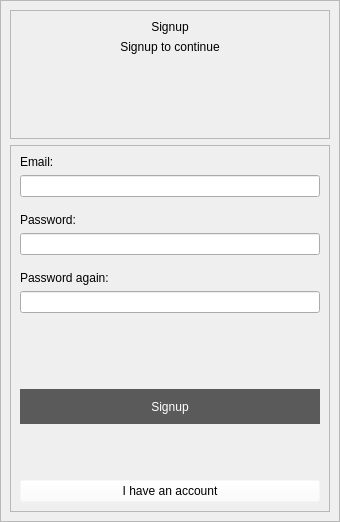
         <widget class="QWidget" name="signup_page">
          <layout class="QVBoxLayout" name="verticalLayout_13">
           <property name="spacing">
            <number>0</number>
           </property>
           <property name="leftMargin">
            <number>0</number>
           </property>
           <property name="topMargin">
            <number>0</number>
           </property>
           <property name="rightMargin">
            <number>0</number>
           </property>
           <property name="bottomMargin">
            <number>0</number>
           </property>
           <item>
            <widget class="QFrame" name="frame_13">
             <property name="frameShape">
              <enum>QFrame::StyledPanel</enum>
             </property>
             <property name="frameShadow">
              <enum>QFrame::Raised</enum>
             </property>
             <layout class="QVBoxLayout" name="verticalLayout_18">
              <item>
               <widget class="QFrame" name="frame_14">
                <property name="frameShape">
                 <enum>QFrame::StyledPanel</enum>
                </property>
                <property name="frameShadow">
                 <enum>QFrame::Raised</enum>
                </property>
                <layout class="QVBoxLayout" name="verticalLayout_16">
                 <item>
                  <widget class="QLabel" name="label_welcome_3">
                   <property name="sizePolicy">
                    <sizepolicy hsizetype="Preferred" vsizetype="Maximum">
                     <horstretch>0</horstretch>
                     <verstretch>0</verstretch>
                    </sizepolicy>
                   </property>
                   <property name="styleSheet">
                    <string notr="true">font: 36pt &quot;MS Shell Dlg 2&quot;;</string>
                   </property>
                   <property name="text">
                    <string>Signup</string>
                   </property>
                   <property name="alignment">
                    <set>Qt::AlignCenter</set>
                   </property>
                  </widget>
                 </item>
                 <item>
                  <widget class="QLabel" name="label_6">
                   <property name="sizePolicy">
                    <sizepolicy hsizetype="Preferred" vsizetype="Maximum">
                     <horstretch>0</horstretch>
                     <verstretch>0</verstretch>
                    </sizepolicy>
                   </property>
                   <property name="styleSheet">
                    <string notr="true">font: 12pt &quot;MS Shell Dlg 2&quot;;</string>
                   </property>
                   <property name="text">
                    <string>Signup to continue</string>
                   </property>
                   <property name="alignment">
                    <set>Qt::AlignCenter</set>
                   </property>
                  </widget>
                 </item>
                 <item>
                  <spacer name="verticalSpacer_5">
                   <property name="orientation">
                    <enum>Qt::Vertical</enum>
                   </property>
                   <property name="sizeType">
                    <enum>QSizePolicy::Maximum</enum>
                   </property>
                   <property name="sizeHint" stdset="0">
                    <size>
                     <width>20</width>
                     <height>75</height>
                    </size>
                   </property>
                  </spacer>
                 </item>
                </layout>
               </widget>
              </item>
              <item alignment="Qt::AlignHCenter">
               <widget class="QFrame" name="frame_15">
                <property name="frameShape">
                 <enum>QFrame::StyledPanel</enum>
                </property>
                <property name="frameShadow">
                 <enum>QFrame::Raised</enum>
                </property>
                <layout class="QVBoxLayout" name="verticalLayout_17">
                 <item>
                  <widget class="QLabel" name="label_7">
                   <property name="styleSheet">
                    <string notr="true">font: 12pt &quot;MS Shell Dlg 2&quot;;</string>
                   </property>
                   <property name="text">
                    <string>Email:</string>
                   </property>
                  </widget>
                 </item>
                 <item>
                  <widget class="QLineEdit" name="lineEdit_email_signup"/>
                 </item>
                 <item>
                  <spacer name="verticalSpacer_10">
                   <property name="orientation">
                    <enum>Qt::Vertical</enum>
                   </property>
                   <property name="sizeType">
                    <enum>QSizePolicy::Preferred</enum>
                   </property>
                   <property name="sizeHint" stdset="0">
                    <size>
                     <width>20</width>
                     <height>10</height>
                    </size>
                   </property>
                  </spacer>
                 </item>
                 <item>
                  <widget class="QLabel" name="label_8">
                   <property name="styleSheet">
                    <string notr="true">font: 12pt &quot;MS Shell Dlg 2&quot;;</string>
                   </property>
                   <property name="text">
                    <string>Password:</string>
                   </property>
                  </widget>
                 </item>
                 <item>
                  <widget class="QLineEdit" name="lineEdit_password_signup1"/>
                 </item>
                 <item>
                  <spacer name="verticalSpacer_14">
                   <property name="orientation">
                    <enum>Qt::Vertical</enum>
                   </property>
                   <property name="sizeType">
                    <enum>QSizePolicy::Preferred</enum>
                   </property>
                   <property name="sizeHint" stdset="0">
                    <size>
                     <width>20</width>
                     <height>10</height>
                    </size>
                   </property>
                  </spacer>
                 </item>
                 <item>
                  <widget class="QLabel" name="label_10">
                   <property name="styleSheet">
                    <string notr="true">font: 12pt &quot;MS Shell Dlg 2&quot;;</string>
                   </property>
                   <property name="text">
                    <string>Password again:</string>
                   </property>
                  </widget>
                 </item>
                 <item>
                  <widget class="QLineEdit" name="lineEdit_password_signup2"/>
                 </item>
                 <item>
                  <widget class="QLabel" name="label_Error_signup">
                   <property name="styleSheet">
                    <string notr="true">font: 10pt &quot;MS Shell Dlg 2&quot;;
color: rgb(255, 0, 0);</string>
                   </property>
                   <property name="text">
                    <string/>
                   </property>
                  </widget>
                 </item>
                 <item>
                  <spacer name="verticalSpacer_11">
                   <property name="orientation">
                    <enum>Qt::Vertical</enum>
                   </property>
                   <property name="sizeType">
                    <enum>QSizePolicy::Preferred</enum>
                   </property>
                   <property name="sizeHint" stdset="0">
                    <size>
                     <width>20</width>
                     <height>50</height>
                    </size>
                   </property>
                  </spacer>
                 </item>
                 <item>
                  <widget class="QPushButton" name="pushButton_signup_signup">
                   <property name="sizePolicy">
                    <sizepolicy hsizetype="Preferred" vsizetype="Preferred">
                     <horstretch>0</horstretch>
                     <verstretch>0</verstretch>
                    </sizepolicy>
                   </property>
                   <property name="minimumSize">
                    <size>
                     <width>300</width>
                     <height>35</height>
                    </size>
                   </property>
                   <property name="maximumSize">
                    <size>
                     <width>300</width>
                     <height>16777215</height>
                    </size>
                   </property>
                   <property name="styleSheet">
                    <string notr="true">border-radius: 20px;
font: 12pt &quot;MS Shell Dlg 2&quot;;
background-color: rgb(90, 90, 90);
color: rgb(255, 255, 255);</string>
                   </property>
                   <property name="text">
                    <string>Signup</string>
                   </property>
                  </widget>
                 </item>
                 <item>
                  <spacer name="verticalSpacer_12">
                   <property name="orientation">
                    <enum>Qt::Vertical</enum>
                   </property>
                   <property name="sizeType">
                    <enum>QSizePolicy::Preferred</enum>
                   </property>
                   <property name="sizeHint" stdset="0">
                    <size>
                     <width>20</width>
                     <height>50</height>
                    </size>
                   </property>
                  </spacer>
                 </item>
                 <item>
                  <widget class="QPushButton" name="pushButton_login_signupPage">
                   <property name="styleSheet">
                    <string notr="true">background-color: rgba(255, 255, 255, 0);
color: rgb(0, 0, 0);
font: 12pt &quot;MS Shell Dlg 2&quot;;
background-color: rgba(255, 255, 255, 0);</string>
                   </property>
                   <property name="text">
                    <string>I have an account</string>
                   </property>
                  </widget>
                 </item>
                </layout>
               </widget>
              </item>
             </layout>
            </widget>
           </item>
          </layout>
         </widget>
